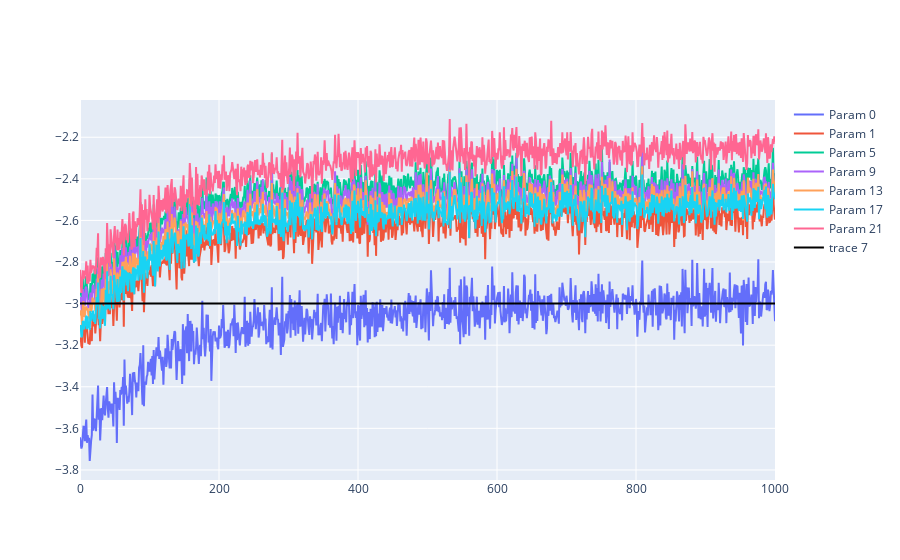

Write notebook code for a chart like this one.
### Code cell
fig = go.Figure()
for i,p in enumerate(parameter_list):
    if p.ndim == 2:
        fig.add_trace(go.Scatter(y = [update_data_ratios[j][i] for j in range(len(update_data_ratios))], name=f"Param {i}"))
fig.add_trace(go.Scatter(y = [-3.0]*len(update_data_ratios), line_color="Black", marker=dict(
            color='LightSkyBlue',
            size=20,
            line=dict(
                color='MediumPurple',
                width=2
            ))))
fig.show()

### Figure 1 — Plotly figure (JSON) as saved in the notebook; plotly's stock layout.template omitted (floating-point values rounded to 4 significant figures; data arrays with more than 128 entries replaced by an {"elided": "..."} marker saying what was removed)
{"data": [{"name": "Param 0", "type": "scatter", "y": {"elided": "1001 float values"}}, {"name": "Param 1", "type": "scatter", "y": {"elided": "1001 float values"}}, {"name": "Param 5", "type": "scatter", "y": {"elided": "1001 float values"}}, {"name": "Param 9", "type": "scatter", "y": {"elided": "1001 float values"}}, {"name": "Param 13", "type": "scatter", "y": {"elided": "1001 float values"}}, {"name": "Param 17", "type": "scatter", "y": {"elided": "1001 float values"}}, {"name": "Param 21", "type": "scatter", "y": {"elided": "1001 float values"}}, {"line": {"color": "Black"}, "marker": {"color": "LightSkyBlue", "line": {"color": "MediumPurple", "width": 2}, "size": 20}, "type": "scatter", "y": {"elided": "1001 int values"}}], "layout": {}}
